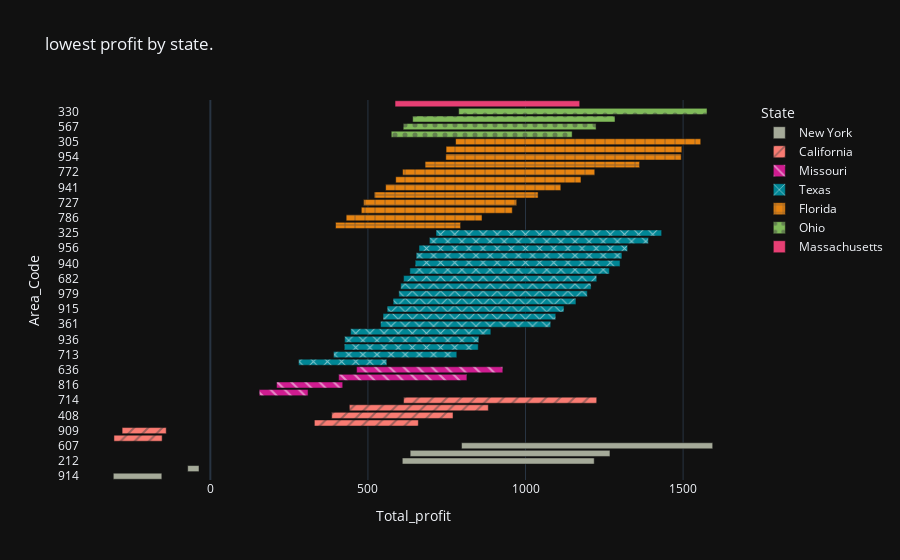

The code cell stored with this chart in its notebook:
### Code cell
px.bar(q_6 ,
y = 'Area_Code' , 
x = 'Total_profit' ,
title='lowest profit by state.',
color='State',
pattern_shape='State',
base='Total_profit',
hover_name='Total_profit',
template='plotly_dark',
color_discrete_sequence=px.colors.qualitative.Bold_r
)

### Figure 1 — Plotly figure (JSON) as saved in the notebook; plotly's stock layout.template omitted (floating-point values rounded to 4 significant figures)
{"data": [{"alignmentgroup": "True", "base": [-154, -36, 609, 634, 797], "hovertemplate": "<b>%{hovertext}</b><br><br>State=New York<br>Total_profit=%{x}<br>Area_Code=%{y}<extra></extra>", "hovertext": [-154, -36, 609, 634, 797], "legendgroup": "New York", "marker": {"color": "rgb(165, 170, 153)", "pattern": {"shape": ""}}, "name": "New York", "offsetgroup": "New York", "orientation": "h", "showlegend": true, "textposition": "auto", "type": "bar", "x": [-154, -36, 609, 634, 797], "xaxis": "x", "y": ["914", "845", "212", "347", "607"], "yaxis": "y"}, {"alignmentgroup": "True", "base": [-153, -140, 330, 385, 441, 613], "hovertemplate": "<b>%{hovertext}</b><br><br>State=California<br>Total_profit=%{x}<br>Area_Code=%{y}<extra></extra>", "hovertext": [-153, -140, 330, 385, 441, 613], "legendgroup": "California", "marker": {"color": "rgb(249, 123, 114)", "pattern": {"shape": "/"}}, "name": "California", "offsetgroup": "California", "orientation": "h", "showlegend": true, "textposition": "auto", "type": "bar", "x": [-153, -140, 330, 385, 441, 613], "xaxis": "x", "y": ["925", "909", "858", "408", "818", "714"], "yaxis": "y"}, {"alignmentgroup": "True", "base": [155, 210, 407, 464], "hovertemplate": "<b>%{hovertext}</b><br><br>State=Missouri<br>Total_profit=%{x}<br>Area_Code=%{y}<extra></extra>", "hovertext": [155, 210, 407, 464], "legendgroup": "Missouri", "marker": {"color": "rgb(207, 28, 144)", "pattern": {"shape": "\\"}}, "name": "Missouri", "offsetgroup": "Missouri", "orientation": "h", "showlegend": true, "textposition": "auto", "type": "bar", "x": [155, 210, 407, 464], "xaxis": "x", "y": ["417", "816", "660", "636"], "yaxis": "y"}, {"alignmentgroup": "True", "base": [280, 391, 425, 426, 445, 540, 548, 561, 580, 598, 604, 613, 633, 650, 653, 662, 695, 716], "hovertemplate": "<b>%{hovertext}</b><br><br>State=Texas<br>Total_profit=%{x}<br>Area_Code=%{y}<extra></extra>", "hovertext": [280, 391, 425, 426, 445, 540, 548, 561, 580, 598, 604, 613, 633, 650, 653, 662, 695, 716], "legendgroup": "Texas", "marker": {"color": "rgb(0, 134, 149)", "pattern": {"shape": "x"}}, "name": "Texas", "offsetgroup": "Texas", "orientation": "h", "showlegend": true, "textposition": "auto", "type": "bar", "x": [280, 391, 425, 426, 445, 540, 548, 561, 580, 598, 604, 613, 633, 650, 653, 662, 695, 716], "xaxis": "x", "y": ["903", "713", "512", "936", "806", "361", "830", "915", "214", "979", "817", "682", "469", "940", "832", "956", "210", "325"], "yaxis": "y"}, {"alignmentgroup": "True", "base": [397, 431, 479, 486, 520, 556, 588, 610, 681, 747, 748, 778], "hovertemplate": "<b>%{hovertext}</b><br><br>State=Florida<br>Total_profit=%{x}<br>Area_Code=%{y}<extra></extra>", "hovertext": [397, 431, 479, 486, 520, 556, 588, 610, 681, 747, 748, 778], "legendgroup": "Florida", "marker": {"color": "rgb(230, 131, 16)", "pattern": {"shape": "+"}}, "name": "Florida", "offsetgroup": "Florida", "orientation": "h", "showlegend": true, "textposition": "auto", "type": "bar", "x": [397, 431, 479, 486, 520, 556, 588, 610, 681, 747, 748, 778], "xaxis": "x", "y": ["386", "786", "407", "727", "813", "941", "352", "772", "239", "954", "863", "305"], "yaxis": "y"}, {"alignmentgroup": "True", "base": [574, 612, 642, 788], "hovertemplate": "<b>%{hovertext}</b><br><br>State=Ohio<br>Total_profit=%{x}<br>Area_Code=%{y}<extra></extra>", "hovertext": [574, 612, 642, 788], "legendgroup": "Ohio", "marker": {"color": "rgb(128, 186, 90)", "pattern": {"shape": "."}}, "name": "Ohio", "offsetgroup": "Ohio", "orientation": "h", "showlegend": true, "textposition": "auto", "type": "bar", "x": [574, 612, 642, 788], "xaxis": "x", "y": ["440", "567", "216", "330"], "yaxis": "y"}, {"alignmentgroup": "True", "base": [586], "hovertemplate": "<b>%{hovertext}</b><br><br>State=Massachusetts<br>Total_profit=%{x}<br>Area_Code=%{y}<extra></extra>", "hovertext": [586], "legendgroup": "Massachusetts", "marker": {"color": "rgb(231, 63, 116)", "pattern": {"shape": ""}}, "name": "Massachusetts", "offsetgroup": "Massachusetts", "orientation": "h", "showlegend": true, "textposition": "auto", "type": "bar", "x": [586], "xaxis": "x", "y": ["781"], "yaxis": "y"}], "layout": {"barmode": "relative", "legend": {"title": {"text": "State"}, "tracegroupgap": 0}, "title": {"text": "lowest profit by state."}, "xaxis": {"anchor": "y", "domain": [0, 1], "title": {"text": "Total_profit"}}, "yaxis": {"anchor": "x", "domain": [0, 1], "title": {"text": "Area_Code"}}}}
